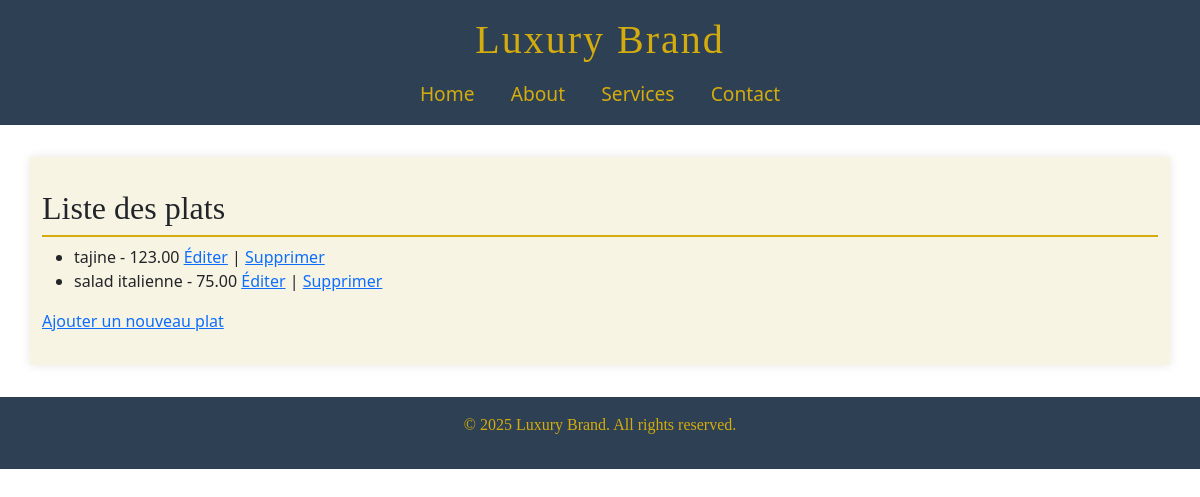
Page /app1/dishes/ on the committed database.
### app1/models.py (models this page shows, shortened)
class Dish(models.Model):
    restaurant = models.ForeignKey(Restaurant, on_delete=models.CASCADE, related_name='dishes')
    name = models.CharField(max_length=100)
    description = models.TextField(blank=True)
    price = models.DecimalField(max_digits=6, decimal_places=2)
    is_available = models.BooleanField(default=True)

### app1/views.py (the view)
# urls.py: path('dishes/', views.DishListView.as_view(), name='dish_list'),
class DishListView(ListView):
    model = Dish
    template_name = 'restaurants/dish_list.html'
    context_object_name = 'dishes'

### app1/templates/restaurants/dish_list.html
{% extends 'base.html' %}
{% block content %}
  <h2>Liste des plats</h2>
  <ul>
    {% for dish in dishes %}
      <li>
        {{ dish.name }} - {{ dish.price }}
        <a href="{% url 'dish_edit' dish.pk %}">Éditer</a> |
        <a href="{% url 'dish_delete' dish.pk %}">Supprimer</a>
      </li>
    {% endfor %}
  </ul>
  <a href="{% url 'dish_create' %}">Ajouter un nouveau plat</a>
{% endblock %}

### app1/templates/base.html (style rules this page uses)
:root { --deep-navy: #2E4053; --soft-gold: #D4AC0D; --ivory: #F8F4E3; --dark-gray: #1C1C1C; }
body, h1, h2, p { margin: 0; padding: 0; font-family: 'Georgia', serif; }
body { background-color: var(--ivory); color: var(--dark-gray); line-height: 1.6; }
h2 { color: var(--deep-navy); border-bottom: 2px solid var(--soft-gold); padding-bottom: 0.5rem; margin-bottom: 1rem; }

### rows in the picture
Dish: name "tajine", price "123.00"
Dish: name "salad italienne", price "75.00"
